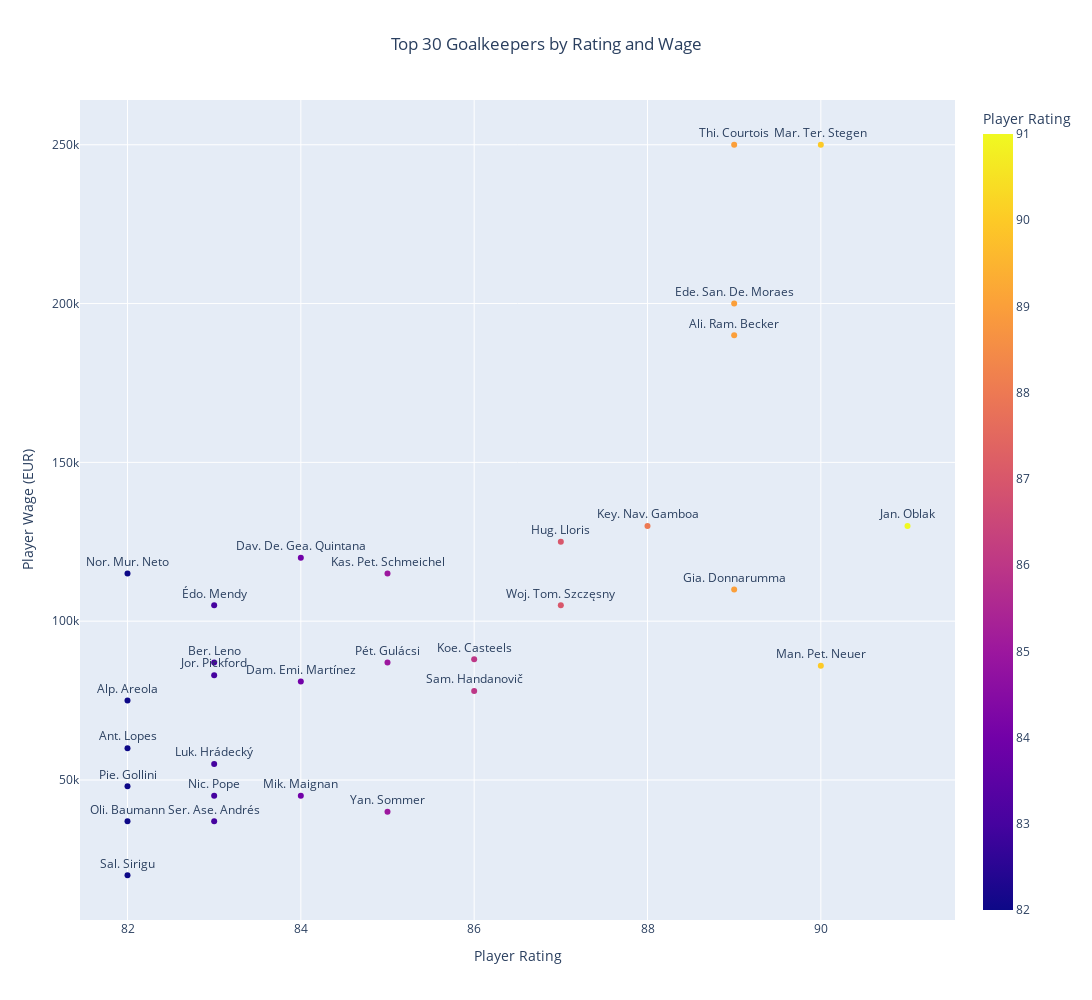

The cell this chart's notebook holds for it:
### Code cell
# Створення інтерактивного графіка
fig = px.scatter(
    top_30_gk,                      # DataFrame з даними
    x='overall',                    # Осі X: Рейтинг гравця
    y='wage_eur',                   # Осі Y: Зарплата гравця
    text='short_name',              # Підпис точки — ім'я гравця
    color='overall',                # Колір залежить від рейтингу гравця
    #hover_name='short_name',        # Гравець як назва у спливаючому вікні
    hover_data={                    # Додаткові дані, що відображаються при наведенні
        'club_name': True,          # Показувати клуб
        'overall': True,            # Показувати рейтинг
        'wage_eur': ':.2f'          # Показувати зарплату у форматі з двома знаками після коми
    },
    title='Top 30 Goalkeepers by Rating and Wage',  # Заголовок графіка
    labels={                        # Підписи осей
        'short_name': 'Player Name',
        'club_name': 'Club',
        'overall': 'Player Rating',
        'wage_eur': 'Player Wage (EUR)'
    },
    height=1000,                     # Висота графіка
    width=1600                      # Ширина графіка
)

# Налаштування відображення текстових підписів на графіку
fig.update_traces(textposition='top center')  # Позиція підписів точок

fig.update_layout(
    title_x=0.5,  # Вирівнювання заголовка по центру
)

# Відображення графіка
fig.show()

### Figure 1 — Plotly figure (JSON) as saved in the notebook; plotly's stock layout.template omitted (floating-point values rounded to 4 significant figures)
{"data": [{"customdata": [["Atlético de Madrid"], ["FC Bayern München"], ["FC Barcelona"], ["Paris Saint-Germain"], ["Real Madrid CF"], ["Manchester City"], ["Liverpool"], ["Paris Saint-Germain"], ["Juventus"], ["Tottenham Hotspur"], ["Inter"], ["VfL Wolfsburg"], ["Borussia Mönchengladbach"], ["Leicester City"], ["RB Leipzig"], ["Manchester United"], ["Aston Villa"], ["AC Milan"], ["Chelsea"], ["Burnley"], ["Villarreal CF"], ["Bayer 04 Leverkusen"], ["Arsenal"], ["Everton"], ["Tottenham Hotspur"], ["Olympique Lyonnais"], ["FC Barcelona"], ["TSG Hoffenheim"], ["West Ham United"], ["Genoa"]], "hovertemplate": "Player Rating=%{marker.color}<br>Player Wage (EUR)=%{y:.2f}<br>Player Name=%{text}<br>Club=%{customdata[0]}<extra></extra>", "legendgroup": "", "marker": {"color": [91, 90, 90, 89, 89, 89, 89, 88, 87, 87, 86, 86, 85, 85, 85, 84, 84, 84, 83, 83, 83, 83, 83, 83, 82, 82, 82, 82, 82, 82], "coloraxis": "coloraxis", "symbol": "circle"}, "mode": "markers+text", "name": "", "orientation": "v", "showlegend": false, "text": ["Jan. Oblak", "Man. Pet. Neuer", "Mar. Ter. Stegen", "Gia. Donnarumma", "Thi. Courtois", "Ede. San. De. Moraes", "Ali. Ram. Becker", "Key. Nav. Gamboa", "Woj. Tom. Szczęsny", "Hug. Lloris", "Sam. Handanovič", "Koe. Casteels", "Yan. Sommer", "Kas. Pet. Schmeichel", "Pét. Gulácsi", "Dav. De. Gea. Quintana", "Dam. Emi. Martínez", "Mik. Maignan", "Édo. Mendy", "Nic. Pope", "Ser. Ase. Andrés", "Luk. Hrádecký", "Ber. Leno", "Jor. Pickford", "Pie. Gollini", "Ant. Lopes", "Nor. Mur. Neto", "Oli. Baumann", "Alp. Areola", "Sal. Sirigu"], "textposition": "top center", "type": "scatter", "x": [91, 90, 90, 89, 89, 89, 89, 88, 87, 87, 86, 86, 85, 85, 85, 84, 84, 84, 83, 83, 83, 83, 83, 83, 82, 82, 82, 82, 82, 82], "xaxis": "x", "y": [130000.0, 86000.0, 250000.0, 110000.0, 250000.0, 200000.0, 190000.0, 130000.0, 105000.0, 125000.0, 78000.0, 88000.0, 40000.0, 115000.0, 87000.0, 120000.0, 81000.0, 45000.0, 105000.0, 45000.0, 37000.0, 55000.0, 87000.0, 83000.0, 48000.0, 60000.0, 115000.0, 37000.0, 75000.0, 20000.0], "yaxis": "y"}], "layout": {"coloraxis": {"colorbar": {"title": {"text": "Player Rating"}}, "colorscale": [[0, "#0d0887"], [0.1111, "#46039f"], [0.2222, "#7201a8"], [0.3333, "#9c179e"], [0.4444, "#bd3786"], [0.5556, "#d8576b"], [0.6667, "#ed7953"], [0.7778, "#fb9f3a"], [0.8889, "#fdca26"], [1, "#f0f921"]]}, "height": 1000, "legend": {"tracegroupgap": 0}, "title": {"text": "Top 30 Goalkeepers by Rating and Wage", "x": 0.5}, "width": 1600, "xaxis": {"anchor": "y", "domain": [0, 1], "title": {"text": "Player Rating"}}, "yaxis": {"anchor": "x", "domain": [0, 1], "title": {"text": "Player Wage (EUR)"}}}}
